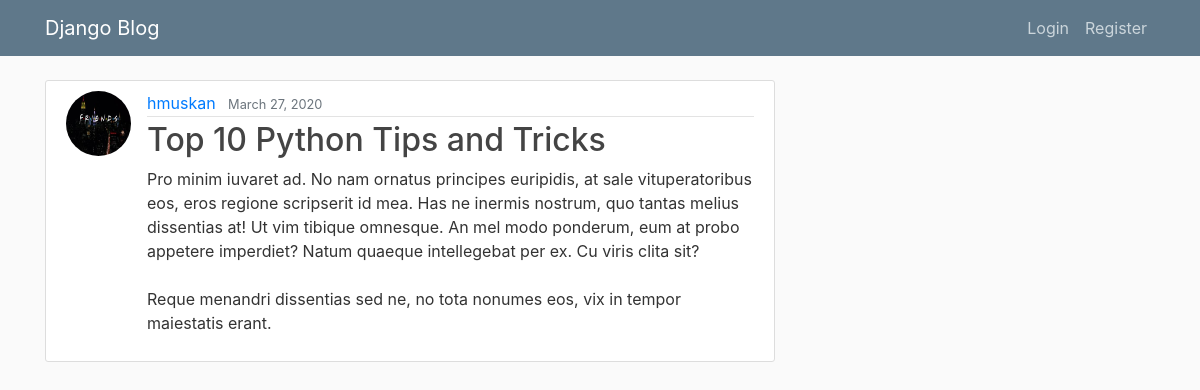
Screenshot of /post/28/ with the database file from the repository.
### blog/models.py (models this page shows, shortened)
class Post(models.Model):
    title = models.CharField(max_length=100)
    content = models.TextField()
    date_posted = models.DateTimeField(default=timezone.now)
    author = models.ForeignKey(User, on_delete=models.CASCADE)

### users/models.py (models this page shows, shortened)
class Profile(models.Model):
    user = models.OneToOneField(User, on_delete=models.CASCADE)
    image = models.ImageField(default='default.jpg', upload_to='profile_pics')

### blog/views.py (the view)
# urls.py: path('post/<int:pk>/',PostDetailView.as_view(), name='post-detail'),
class PostDetailView(DetailView):
    model = Post

### blog/templates/blog/post_detail.html (shortened to what this page needs)
{% extends "blog/base.html" %}
{% block content %}
      <article class="media content-section">
        <img src="{{ object.author.profile.image.url }}" class="rounded-circle article-img">
        <div class="media-body">
          <div class="article-metadata">
            <a class="mr-2" href="{% url 'user-posts' object.author.username %}">{{ object.author }}</a>
            <small class="text-muted">{{ object.date_posted|date:"F d, Y" }}</small>
          </div>
          <h2>{{ object.title }}</h2>
          <p class="article-content">{{ object.content }}</p>
        </div>
      </article>
{% endblock content %}

### blog/static/blog/main.css (style rules this page uses)
body { background: #fafafa; color: #333333; margin-top: 5rem; }
h1, h2, h3, h4, h5, h6 { color: #444444; }
.content-section { background: #ffffff; padding: 10px 20px; border: 1px solid #dddddd; border-radius: 3px; margin-bottom: 20px; }
.article-content { white-space: pre-line; }
.article-img { height: 65px; width: 65px; margin-right: 16px; }
.article-metadata { padding-bottom: 1px; margin-bottom: 4px; border-bottom: 1px solid #e3e3e3 }

### rows the page displays
Post: author.profile.image (picture), author "hmuskan", date_posted "March 27, 2020", title "Top 10 Python Tips and Tricks", content "Pro minim iuvaret ad. No nam ornatus principes euripidis, at sale vituperatoribus eos, eros regione scripserit id mea. Has ne inermis nostrum, quo tantas melius dissentias at! Ut vim tibique omnesque. An mel modo ponderum, eum at probo appetere imperdiet? Natum quaeque intellegebat per ex. Cu viris clita sit? Reque menandri dissentias sed ne, no tota nonumes eos, vix in tempor maiestatis erant."
